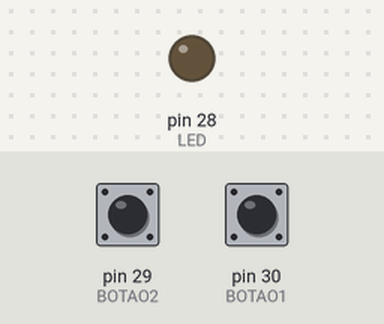
This sketch was run on a simulated Arduino Mega 2560, built with avr-gcc and run on an emulated ATmega2560. Parts: output pins drawn as LEDs (lit = HIGH). Inputs (shaded band) come from the test bench; at power-on: pin 30 (BOTAO1) LOW, pin 29 (BOTAO2) LOW.

Above: at 1.2 s.
1.3 s: pin 30 (BOTAO1) pulled HIGH for 0.15 s
At 2.5 s:
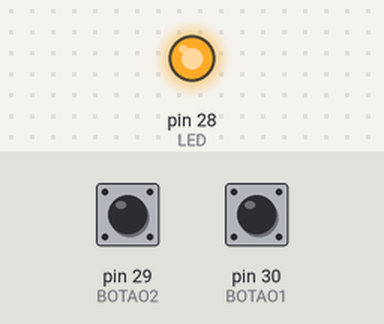
2.9 s: pin 29 (BOTAO2) pulled HIGH for 0.15 s
At 3.8 s:
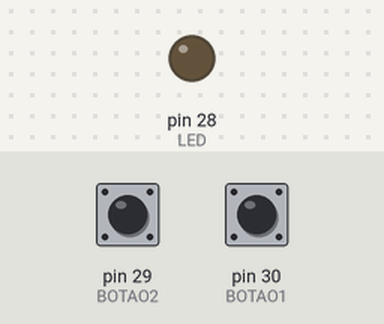
4.5 s: pin 30 (BOTAO1) pulled HIGH for 1 s
At 5.1 s:
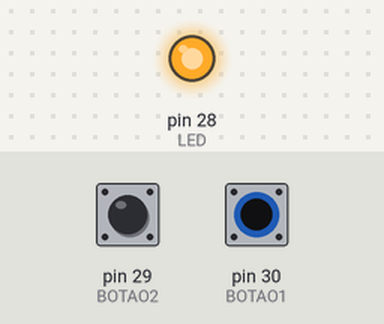
Timing chart, 0 to 7.5 s (numbered marks = the images above; inputs shaded):
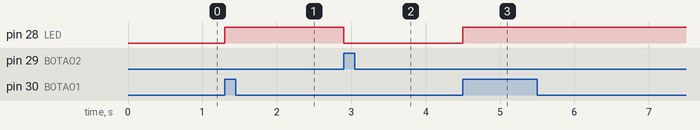

Measured:
- after the input at 1.3 s, pin 28 (LED): LOW → HIGH at once
- after the input at 2.9 s, pin 28 (LED): HIGH → LOW at once
- after the input at 4.5 s, pin 28 (LED): LOW → HIGH at once

The sketch:

Ex20.ino
```cpp
/* Programa: Liga/Desliga LED com 2 botões (Desliga Dominante)
 * Arduino : MEGA 2560
 * Data    : 25/09/2019
 * Autor   : Rahul M. Juliato
 */

#define BOTAO1 30
#define BOTAO2 29
#define LED 28

int estado1 = 0;    //Declaração + reset da variável
int estado2 = 0;

void setup(){
  pinMode(BOTAO1, INPUT);
  pinMode(BOTAO2, INPUT);
  pinMode(LED, OUTPUT);
}

void loop(){

  estado1 = digitalRead(BOTAO1);
  estado2 = digitalRead(BOTAO2);

  if (estado2 == HIGH){
    digitalWrite(LED, LOW);
  }
  else {
    if (estado1 == HIGH){
        digitalWrite(LED, HIGH);
    }
  }

}
```
